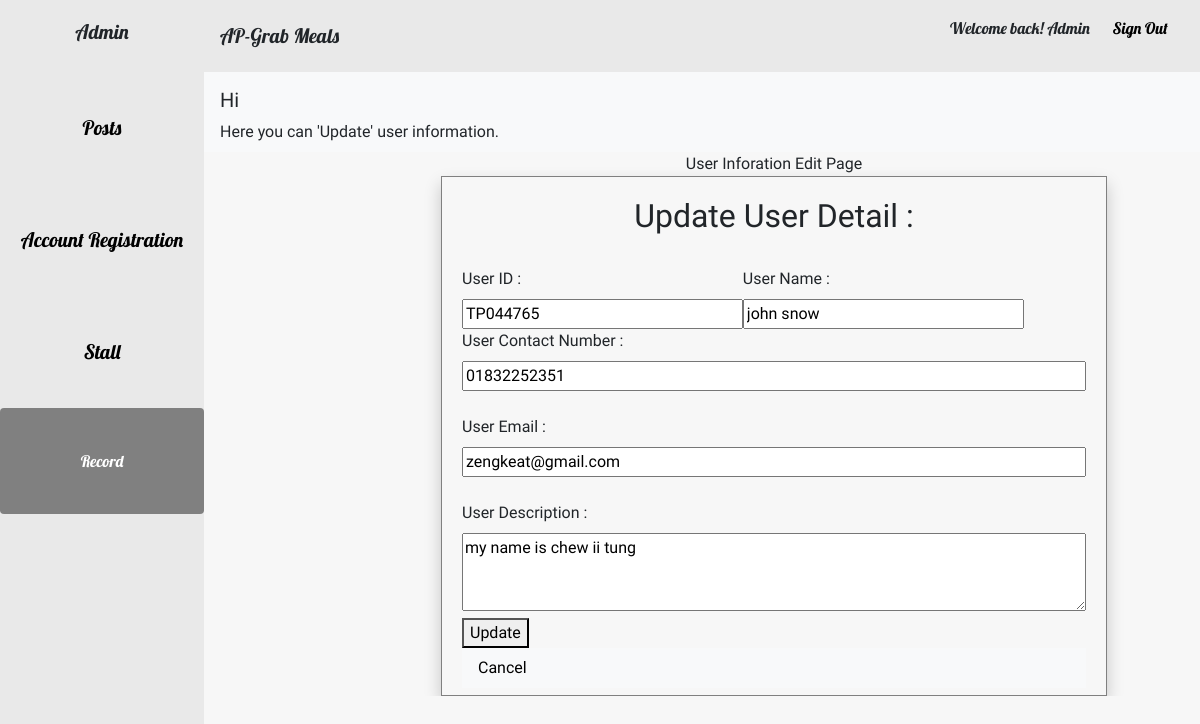
/online-meal-ordering-system/system-admin-app/edit_cus.php?id=TP044765 (signed in), run on the app's committed database.
### tables this page shows
CREATE TABLE `customer` (
  `Customer_ID` varchar(255) NOT NULL,
  `Customer_Name` varchar(255) NOT NULL,
  `Customer_Password` varchar(255) NOT NULL,
  `Customer_Role` varchar(255) NOT NULL,
  `Customer_Gender` varchar(255) NOT NULL,
  `Customer_IC_No` varchar(255) NOT NULL,
  `Customer_Contact` varchar(255) NOT NULL,
  `Customer_Email` varchar(255) NOT NULL,
  `Customer_Description` varchar(255) NOT NULL,
  `Customer_Credit_Balance` varchar(255) NOT NULL,
  `Customer_File` varchar(255) NOT NULL
);

### online-meal-ordering-system/system-admin-app/edit_cus.php (the view, shortened to what this page needs)
<?php session_start();
include("base.php")?>
<a href="admin.php?logout='1'" class="cancel">Sign Out</a>
<div class="whole">
	<nav class="navbar navbar-light bg-light">
		<div>
			<a class="navbar-brand">Hi</a>
			<div class="navbar-body">
				<p class="card-text">Here you can 'Update' user information.</p>
			</div>
		</div>
	</nav>
	<center><div class="container">
		User Inforation Edit Page
		<div class="edit_form">
			<div><h2>Update User Detail :</h2><br></div>
			<form class="login_form" method="post" action="cus_update.php" enctype="multipart/form-data"  onsubmit="return validateForm()" name="myForm">
				<div class="all">
		<?php
			if (isset($_GET['id'])){
			$fid = $_GET['id'];
			$sql = "SELECT * FROM customer WHERE Customer_ID = '$fid'";
			$result = mysqli_query($con, $sql);
			$user = mysqli_fetch_array($result);
			if(count($result) == 1 ){
				$idid = $user['Customer_ID'];
				$namename = $user['Customer_Name'];
				$contact = $user['Customer_Contact'];
				$email = $user['Customer_Email'];
				$description = $user['Customer_Description'];
			echo "<div>";
			echo "<div class='lalalabel'>";
			echo "<label>User ID :</label>";
			echo "<input type='text' name='userid' value='".$idid."' readonly>";
			echo "</div>";
			echo "<div class='lalalabel'>";
			echo "<label>User Name :</label>";
			echo "<input type='text' value='".$namename."' pattern='[a-z]{1,100}[A-Z]{1,100}' title='Name must include 'Capital Letter'' required readonly>";
			echo "</div>";
			echo "</div><br><br>";
			echo "<div>";
			echo "<label>User Contact Number :</label>";
			echo "<input type='text' name='usercontact' id='usercontact' placeholder='Enter Post Title here...' value='".$contact."' pattern='[0-9]{10,11}' title='Contact Number only consist 10-11 number !' required>";
			echo "</div><br>";
			echo "<div>";
			echo "<label>User Email :</label>";
			echo "<input type='email' pattern='[a-z0-9._%+-]+@[a-z0-9.-]+\.[a-z]{2,}$' name='useremail' id='useremail' placeholder='Enter Post Title here...' value='".$email."' required>";
			echo "</div><br>";
			echo "<div>";
			echo "<label>User Description :</label>";
			echo "<textarea type='text' name='userdescription' id='userdescription' placeholder='Enter Post Description here...' rows='3' required>";
			echo "".$description."";
			echo "</textarea>";
			echo "</div>";
			}
			else{
				echo "<script>alert('No data');</script>";
				echo "<script>window.location.href = 'database.php';</script>";
			}
		}
		?>
		<button class="left" type="submit" id="update" name="update">Update</button>
		<a href="database.php?cancel='1'" class="navbar navbar-light bg-light cancel editcancel">Cancel</a>
			</div>
		</form>
	</div>
		</div></center>
</div>

### online-meal-ordering-system/system-admin-app/home.css (style rules this page uses)
html,body { background-color: #f7f7f7; }
.container { box-shadow: 0px 8px 16px 0px rgba(0,0,0,0.2)!important; width:1200px!important; }
.lalalabel { width:45%!important; float:left!important; }

### online-meal-ordering-system/system-admin-app/edit.css (style rules this page uses)
.edit_form { padding:20px; width:60%; height:520px; border:1px solid grey; box-shadow: 0px 8px 16px 0px rgba(0,0,0,0.2)!important; }
.all label { float:left; }
.all input { width:100%; }
.all textarea { width:100%; }
.cancel { color:black; }
.editcancel { width:100%!important; }
.whole { float:right; width:83%; max-height:100%; overflow:auto; }
.left { float:left; margin-left:0px!important; }

### online-meal-ordering-system/system-admin-app/base.php (style rules this page uses)
body { font-family: 'Acme', sans-serif; }

### data on the page
customer: userid "TP044765", Customer_Name "john snow", usercontact "01832252351", useremail "zengkeat@gmail.com", userdescription "my name is chew ii tung"
